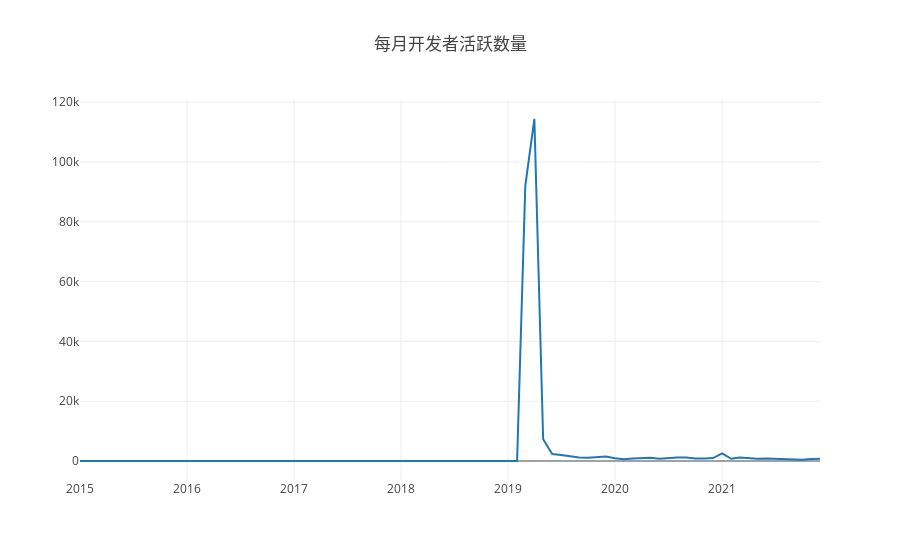

The code cell stored with this chart in its notebook:
### Code cell
openDigger.render.plotly(
    [
        {x: year_month_axis,
         y: active_developer_per_month,
         mode: 'scatter',
         name: '开发者活跃数量'}
    ],
    {
        title: '每月开发者活跃数量'
    }
)

### Figure 1 — Plotly figure (JSON) as saved in the notebook; plotly's stock layout.template omitted (floating-point values rounded to 4 significant figures)
{"data": [{"mode": "scatter", "name": "开发者活跃数量", "x": ["2015-1", "2015-2", "2015-3", "2015-4", "2015-5", "2015-6", "2015-7", "2015-8", "2015-9", "2015-10", "2015-11", "2015-12", "2016-1", "2016-2", "2016-3", "2016-4", "2016-5", "2016-6", "2016-7", "2016-8", "2016-9", "2016-10", "2016-11", "2016-12", "2017-1", "2017-2", "2017-3", "2017-4", "2017-5", "2017-6", "2017-7", "2017-8", "2017-9", "2017-10", "2017-11", "2017-12", "2018-1", "2018-2", "2018-3", "2018-4", "2018-5", "2018-6", "2018-7", "2018-8", "2018-9", "2018-10", "2018-11", "2018-12", "2019-1", "2019-2", "2019-3", "2019-4", "2019-5", "2019-6", "2019-7", "2019-8", "2019-9", "2019-10", "2019-11", "2019-12", "2020-1", "2020-2", "2020-3", "2020-4", "2020-5", "2020-6", "2020-7", "2020-8", "2020-9", "2020-10", "2020-11", "2020-12", "2021-1", "2021-2", "2021-3", "2021-4", "2021-5", "2021-6", "2021-7", "2021-8", "2021-9", "2021-10", "2021-11", "2021-12"], "y": ["0", "0", "0", "0", "0", "0", "0", "0", "0", "0", "0", "0", "0", "0", "0", "0", "0", "0", "0", "0", "0", "0", "0", "0", "0", "0", "0", "0", "0", "0", "0", "0", "0", "0", "0", "0", "0", "0", "0", "0", "0", "0", "0", "0", "0", "0", "0", "0", "0", "0", "91996", "114376", "7263", "2318", "1994", "1545", "1158", "1106", "1382", "1530", "891", "589", "847", "939", "1067", "730", "1055", "1211", "1176", "826", "830", "963", "2528", "738", "1130", "945", "788", "867", "730", "807", "664", "449", "669", "731"]}], "layout": {"autosize": true, "title": {"text": "每月开发者活跃数量"}, "xaxis": {"autorange": true, "range": ["2015-01-01", "2021-12-01"], "type": "date"}, "yaxis": {"autorange": true, "range": [-6354.0, 120700.0], "type": "linear"}}}
